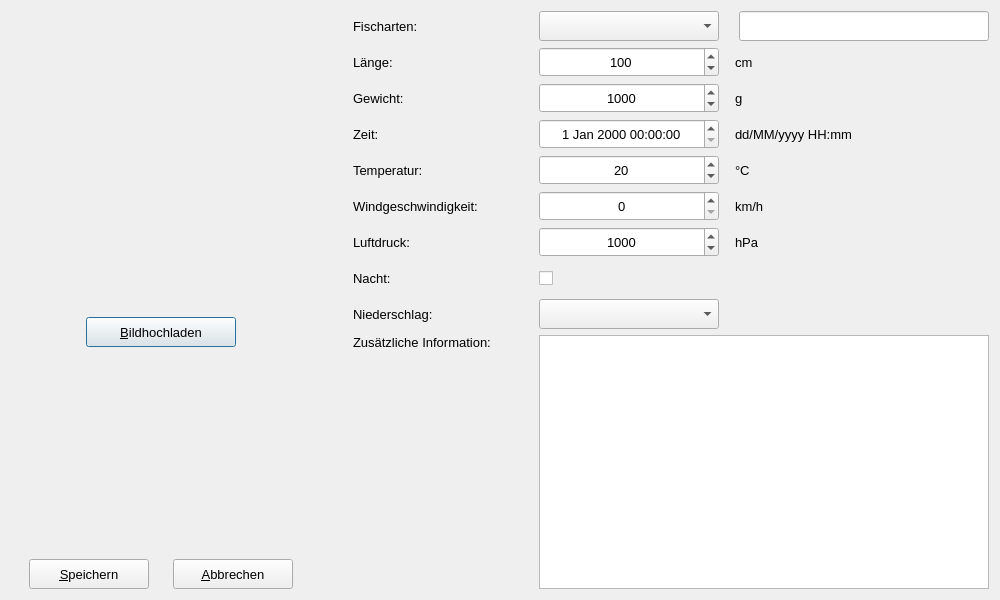
<?xml version="1.0" encoding="UTF-8"?>
<ui version="4.0">
 <class>FischDialog</class>
 <widget class="QDialog" name="FischDialog">
  <property name="geometry">
   <rect>
    <x>0</x>
    <y>0</y>
    <width>1000</width>
    <height>600</height>
   </rect>
  </property>
  <property name="font">
   <font>
    <pointsize>10</pointsize>
   </font>
  </property>
  <property name="windowTitle">
   <string>Fisch</string>
  </property>
  <layout class="QHBoxLayout" name="horizontalLayout_10">
   <item>
    <layout class="QVBoxLayout" name="verticalLayout">
     <item>
      <widget class="QLabel" name="image">
       <property name="minimumSize">
        <size>
         <width>300</width>
         <height>300</height>
        </size>
       </property>
       <property name="maximumSize">
        <size>
         <width>300</width>
         <height>300</height>
        </size>
       </property>
       <property name="text">
        <string/>
       </property>
       <property name="pixmap">
        <pixmap resource="AngelnTagebuch.qrc">:/imageIcon.png</pixmap>
       </property>
       <property name="scaledContents">
        <bool>true</bool>
       </property>
       <property name="alignment">
        <set>Qt::AlignCenter</set>
       </property>
      </widget>
     </item>
     <item>
      <layout class="QHBoxLayout" name="horizontalLayout_2">
       <item>
        <widget class="QPushButton" name="btnBildHochladen">
         <property name="minimumSize">
          <size>
           <width>150</width>
           <height>30</height>
          </size>
         </property>
         <property name="maximumSize">
          <size>
           <width>150</width>
           <height>30</height>
          </size>
         </property>
         <property name="text">
          <string>&amp;Bildhochladen</string>
         </property>
        </widget>
       </item>
      </layout>
     </item>
     <item>
      <spacer name="verticalSpacer">
       <property name="orientation">
        <enum>Qt::Vertical</enum>
       </property>
       <property name="sizeHint" stdset="0">
        <size>
         <width>20</width>
         <height>40</height>
        </size>
       </property>
      </spacer>
     </item>
     <item>
      <layout class="QHBoxLayout" name="horizontalLayout">
       <item>
        <widget class="QPushButton" name="btnSpeichern">
         <property name="minimumSize">
          <size>
           <width>120</width>
           <height>30</height>
          </size>
         </property>
         <property name="maximumSize">
          <size>
           <width>120</width>
           <height>30</height>
          </size>
         </property>
         <property name="text">
          <string>&amp;Speichern</string>
         </property>
        </widget>
       </item>
       <item>
        <widget class="QPushButton" name="btnAbbrechen">
         <property name="minimumSize">
          <size>
           <width>120</width>
           <height>30</height>
          </size>
         </property>
         <property name="maximumSize">
          <size>
           <width>120</width>
           <height>30</height>
          </size>
         </property>
         <property name="text">
          <string>&amp;Abbrechen</string>
         </property>
        </widget>
       </item>
      </layout>
     </item>
    </layout>
   </item>
   <item>
    <widget class="QLabel" name="label">
     <property name="minimumSize">
      <size>
       <width>30</width>
       <height>0</height>
      </size>
     </property>
     <property name="maximumSize">
      <size>
       <width>30</width>
       <height>16777215</height>
      </size>
     </property>
     <property name="text">
      <string/>
     </property>
    </widget>
   </item>
   <item>
    <layout class="QGridLayout" name="gridLayout">
     <item row="0" column="0">
      <widget class="QLabel" name="lblFischarten">
       <property name="minimumSize">
        <size>
         <width>180</width>
         <height>30</height>
        </size>
       </property>
       <property name="maximumSize">
        <size>
         <width>180</width>
         <height>30</height>
        </size>
       </property>
       <property name="text">
        <string>Fischarten:</string>
       </property>
      </widget>
     </item>
     <item row="8" column="0">
      <widget class="QLabel" name="lblNiederschlag">
       <property name="minimumSize">
        <size>
         <width>180</width>
         <height>30</height>
        </size>
       </property>
       <property name="maximumSize">
        <size>
         <width>180</width>
         <height>30</height>
        </size>
       </property>
       <property name="text">
        <string>Niederschlag:</string>
       </property>
      </widget>
     </item>
     <item row="6" column="0">
      <widget class="QLabel" name="lblLuftdruck">
       <property name="text">
        <string>Luftdruck:</string>
       </property>
      </widget>
     </item>
     <item row="8" column="1">
      <widget class="QComboBox" name="cbNiederschlag">
       <property name="minimumSize">
        <size>
         <width>180</width>
         <height>30</height>
        </size>
       </property>
       <property name="maximumSize">
        <size>
         <width>180</width>
         <height>30</height>
        </size>
       </property>
      </widget>
     </item>
     <item row="7" column="0">
      <widget class="QLabel" name="lblNacht">
       <property name="minimumSize">
        <size>
         <width>180</width>
         <height>30</height>
        </size>
       </property>
       <property name="maximumSize">
        <size>
         <width>180</width>
         <height>30</height>
        </size>
       </property>
       <property name="text">
        <string>Nacht:</string>
       </property>
      </widget>
     </item>
     <item row="7" column="1">
      <widget class="QCheckBox" name="checkNacht">
       <property name="minimumSize">
        <size>
         <width>180</width>
         <height>30</height>
        </size>
       </property>
       <property name="maximumSize">
        <size>
         <width>180</width>
         <height>30</height>
        </size>
       </property>
       <property name="text">
        <string/>
       </property>
      </widget>
     </item>
     <item row="1" column="0">
      <widget class="QLabel" name="lblLaenge">
       <property name="minimumSize">
        <size>
         <width>180</width>
         <height>30</height>
        </size>
       </property>
       <property name="maximumSize">
        <size>
         <width>180</width>
         <height>30</height>
        </size>
       </property>
       <property name="text">
        <string>Länge:</string>
       </property>
      </widget>
     </item>
     <item row="5" column="0">
      <widget class="QLabel" name="lblWindgeschwindigkeit">
       <property name="text">
        <string>Windgeschwindigkeit:</string>
       </property>
      </widget>
     </item>
     <item row="3" column="0">
      <widget class="QLabel" name="lblZeit">
       <property name="minimumSize">
        <size>
         <width>180</width>
         <height>30</height>
        </size>
       </property>
       <property name="maximumSize">
        <size>
         <width>180</width>
         <height>30</height>
        </size>
       </property>
       <property name="text">
        <string>Zeit:</string>
       </property>
      </widget>
     </item>
     <item row="2" column="0">
      <widget class="QLabel" name="lblGewicht">
       <property name="minimumSize">
        <size>
         <width>180</width>
         <height>30</height>
        </size>
       </property>
       <property name="maximumSize">
        <size>
         <width>180</width>
         <height>30</height>
        </size>
       </property>
       <property name="text">
        <string>Gewicht:</string>
       </property>
      </widget>
     </item>
     <item row="4" column="0">
      <widget class="QLabel" name="lblTemperatur">
       <property name="text">
        <string>Temperatur:</string>
       </property>
      </widget>
     </item>
     <item row="9" column="0">
      <widget class="QLabel" name="lblInfo">
       <property name="minimumSize">
        <size>
         <width>180</width>
         <height>30</height>
        </size>
       </property>
       <property name="maximumSize">
        <size>
         <width>180</width>
         <height>16777215</height>
        </size>
       </property>
       <property name="text">
        <string>Zusätzliche Information:</string>
       </property>
       <property name="alignment">
        <set>Qt::AlignLeading|Qt::AlignLeft|Qt::AlignTop</set>
       </property>
      </widget>
     </item>
     <item row="9" column="1">
      <widget class="QTextEdit" name="textInfo"/>
     </item>
     <item row="3" column="1">
      <layout class="QHBoxLayout" name="horizontalLayout_3">
       <item>
        <widget class="QDateTimeEdit" name="dateTimeEdit">
         <property name="minimumSize">
          <size>
           <width>180</width>
           <height>30</height>
          </size>
         </property>
         <property name="maximumSize">
          <size>
           <width>180</width>
           <height>30</height>
          </size>
         </property>
         <property name="alignment">
          <set>Qt::AlignCenter</set>
         </property>
        </widget>
       </item>
       <item>
        <widget class="QLabel" name="lblZeitFormat">
         <property name="minimumSize">
          <size>
           <width>130</width>
           <height>30</height>
          </size>
         </property>
         <property name="maximumSize">
          <size>
           <width>130</width>
           <height>30</height>
          </size>
         </property>
         <property name="text">
          <string>dd/MM/yyyy HH:mm</string>
         </property>
         <property name="margin">
          <number>0</number>
         </property>
         <property name="indent">
          <number>10</number>
         </property>
        </widget>
       </item>
       <item>
        <spacer name="horizontalSpacer">
         <property name="orientation">
          <enum>Qt::Horizontal</enum>
         </property>
         <property name="sizeHint" stdset="0">
          <size>
           <width>40</width>
           <height>20</height>
          </size>
         </property>
        </spacer>
       </item>
      </layout>
     </item>
     <item row="4" column="1">
      <layout class="QHBoxLayout" name="horizontalLayout_4">
       <item>
        <widget class="QSpinBox" name="sbTemperatur">
         <property name="minimumSize">
          <size>
           <width>180</width>
           <height>30</height>
          </size>
         </property>
         <property name="maximumSize">
          <size>
           <width>180</width>
           <height>30</height>
          </size>
         </property>
         <property name="alignment">
          <set>Qt::AlignCenter</set>
         </property>
         <property name="minimum">
          <number>-90</number>
         </property>
         <property name="maximum">
          <number>60</number>
         </property>
         <property name="value">
          <number>20</number>
         </property>
        </widget>
       </item>
       <item>
        <widget class="QLabel" name="lblC">
         <property name="minimumSize">
          <size>
           <width>130</width>
           <height>30</height>
          </size>
         </property>
         <property name="maximumSize">
          <size>
           <width>130</width>
           <height>30</height>
          </size>
         </property>
         <property name="text">
          <string>°C</string>
         </property>
         <property name="indent">
          <number>10</number>
         </property>
        </widget>
       </item>
       <item>
        <spacer name="horizontalSpacer_2">
         <property name="orientation">
          <enum>Qt::Horizontal</enum>
         </property>
         <property name="sizeHint" stdset="0">
          <size>
           <width>40</width>
           <height>20</height>
          </size>
         </property>
        </spacer>
       </item>
      </layout>
     </item>
     <item row="5" column="1">
      <layout class="QHBoxLayout" name="horizontalLayout_5">
       <item>
        <widget class="QSpinBox" name="sbWindgeschwindigkeit">
         <property name="minimumSize">
          <size>
           <width>180</width>
           <height>30</height>
          </size>
         </property>
         <property name="maximumSize">
          <size>
           <width>180</width>
           <height>30</height>
          </size>
         </property>
         <property name="alignment">
          <set>Qt::AlignCenter</set>
         </property>
         <property name="maximum">
          <number>500</number>
         </property>
        </widget>
       </item>
       <item>
        <widget class="QLabel" name="lblKmH">
         <property name="minimumSize">
          <size>
           <width>130</width>
           <height>30</height>
          </size>
         </property>
         <property name="maximumSize">
          <size>
           <width>130</width>
           <height>30</height>
          </size>
         </property>
         <property name="text">
          <string>km/h</string>
         </property>
         <property name="indent">
          <number>10</number>
         </property>
        </widget>
       </item>
       <item>
        <spacer name="horizontalSpacer_3">
         <property name="orientation">
          <enum>Qt::Horizontal</enum>
         </property>
         <property name="sizeHint" stdset="0">
          <size>
           <width>40</width>
           <height>20</height>
          </size>
         </property>
        </spacer>
       </item>
      </layout>
     </item>
     <item row="6" column="1">
      <layout class="QHBoxLayout" name="horizontalLayout_6">
       <item>
        <widget class="QSpinBox" name="sbLuftdruck">
         <property name="minimumSize">
          <size>
           <width>180</width>
           <height>30</height>
          </size>
         </property>
         <property name="maximumSize">
          <size>
           <width>180</width>
           <height>30</height>
          </size>
         </property>
         <property name="alignment">
          <set>Qt::AlignCenter</set>
         </property>
         <property name="minimum">
          <number>850</number>
         </property>
         <property name="maximum">
          <number>1100</number>
         </property>
         <property name="value">
          <number>1000</number>
         </property>
        </widget>
       </item>
       <item>
        <widget class="QLabel" name="lblHPa">
         <property name="minimumSize">
          <size>
           <width>130</width>
           <height>30</height>
          </size>
         </property>
         <property name="maximumSize">
          <size>
           <width>130</width>
           <height>30</height>
          </size>
         </property>
         <property name="text">
          <string>hPa</string>
         </property>
         <property name="indent">
          <number>10</number>
         </property>
        </widget>
       </item>
       <item>
        <spacer name="horizontalSpacer_4">
         <property name="orientation">
          <enum>Qt::Horizontal</enum>
         </property>
         <property name="sizeHint" stdset="0">
          <size>
           <width>40</width>
           <height>20</height>
          </size>
         </property>
        </spacer>
       </item>
      </layout>
     </item>
     <item row="1" column="1">
      <layout class="QHBoxLayout" name="horizontalLayout_7">
       <item>
        <widget class="QSpinBox" name="sbLaenge">
         <property name="minimumSize">
          <size>
           <width>180</width>
           <height>30</height>
          </size>
         </property>
         <property name="maximumSize">
          <size>
           <width>180</width>
           <height>30</height>
          </size>
         </property>
         <property name="alignment">
          <set>Qt::AlignCenter</set>
         </property>
         <property name="minimum">
          <number>0</number>
         </property>
         <property name="maximum">
          <number>1300</number>
         </property>
         <property name="value">
          <number>100</number>
         </property>
        </widget>
       </item>
       <item>
        <widget class="QLabel" name="lblCm">
         <property name="minimumSize">
          <size>
           <width>130</width>
           <height>30</height>
          </size>
         </property>
         <property name="maximumSize">
          <size>
           <width>130</width>
           <height>30</height>
          </size>
         </property>
         <property name="text">
          <string>cm</string>
         </property>
         <property name="indent">
          <number>10</number>
         </property>
        </widget>
       </item>
       <item>
        <spacer name="horizontalSpacer_5">
         <property name="orientation">
          <enum>Qt::Horizontal</enum>
         </property>
         <property name="sizeHint" stdset="0">
          <size>
           <width>40</width>
           <height>20</height>
          </size>
         </property>
        </spacer>
       </item>
      </layout>
     </item>
     <item row="2" column="1">
      <layout class="QHBoxLayout" name="horizontalLayout_8">
       <item>
        <widget class="QSpinBox" name="sbGewicht">
         <property name="minimumSize">
          <size>
           <width>180</width>
           <height>30</height>
          </size>
         </property>
         <property name="maximumSize">
          <size>
           <width>180</width>
           <height>30</height>
          </size>
         </property>
         <property name="alignment">
          <set>Qt::AlignCenter</set>
         </property>
         <property name="minimum">
          <number>0</number>
         </property>
         <property name="maximum">
          <number>12000</number>
         </property>
         <property name="value">
          <number>1000</number>
         </property>
        </widget>
       </item>
       <item>
        <widget class="QLabel" name="lblG">
         <property name="minimumSize">
          <size>
           <width>130</width>
           <height>30</height>
          </size>
         </property>
         <property name="maximumSize">
          <size>
           <width>130</width>
           <height>30</height>
          </size>
         </property>
         <property name="text">
          <string>g</string>
         </property>
         <property name="indent">
          <number>10</number>
         </property>
        </widget>
       </item>
       <item>
        <spacer name="horizontalSpacer_6">
         <property name="orientation">
          <enum>Qt::Horizontal</enum>
         </property>
         <property name="sizeHint" stdset="0">
          <size>
           <width>40</width>
           <height>20</height>
          </size>
         </property>
        </spacer>
       </item>
      </layout>
     </item>
     <item row="0" column="1">
      <layout class="QHBoxLayout" name="horizontalLayout_9">
       <item>
        <widget class="QComboBox" name="cbFischarten">
         <property name="minimumSize">
          <size>
           <width>180</width>
           <height>30</height>
          </size>
         </property>
         <property name="maximumSize">
          <size>
           <width>180</width>
           <height>30</height>
          </size>
         </property>
         <property name="tabletTracking">
          <bool>false</bool>
         </property>
        </widget>
       </item>
       <item>
        <widget class="QLabel" name="lblFischartenSpace">
         <property name="minimumSize">
          <size>
           <width>0</width>
           <height>30</height>
          </size>
         </property>
         <property name="maximumSize">
          <size>
           <width>16777215</width>
           <height>30</height>
          </size>
         </property>
         <property name="text">
          <string/>
         </property>
        </widget>
       </item>
       <item>
        <widget class="QLineEdit" name="textFischarten">
         <property name="minimumSize">
          <size>
           <width>180</width>
           <height>30</height>
          </size>
         </property>
         <property name="maximumSize">
          <size>
           <width>16777215</width>
           <height>30</height>
          </size>
         </property>
         <property name="maxLength">
          <number>50</number>
         </property>
        </widget>
       </item>
      </layout>
     </item>
    </layout>
   </item>
  </layout>
 </widget>
 <tabstops>
  <tabstop>btnBildHochladen</tabstop>
  <tabstop>cbFischarten</tabstop>
  <tabstop>textFischarten</tabstop>
  <tabstop>sbLaenge</tabstop>
  <tabstop>sbGewicht</tabstop>
  <tabstop>dateTimeEdit</tabstop>
  <tabstop>sbTemperatur</tabstop>
  <tabstop>sbWindgeschwindigkeit</tabstop>
  <tabstop>sbLuftdruck</tabstop>
  <tabstop>checkNacht</tabstop>
  <tabstop>cbNiederschlag</tabstop>
  <tabstop>textInfo</tabstop>
  <tabstop>btnSpeichern</tabstop>
  <tabstop>btnAbbrechen</tabstop>
 </tabstops>
 <resources>
  <include location="AngelnTagebuch.qrc"/>
 </resources>
 <connections/>
</ui>
